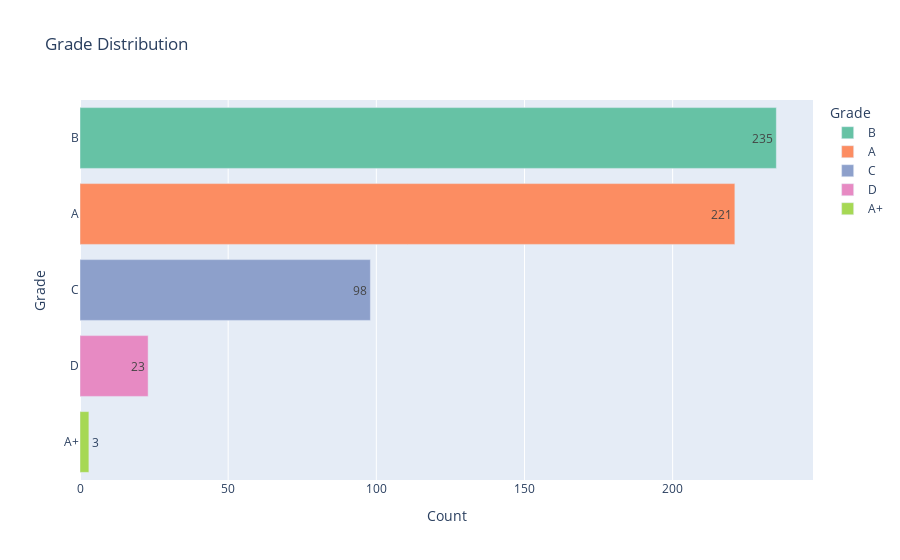

This figure's notebook cell:
### Code cell
import plotly.express as px

# Count occurrences of each grade
grade_counts = df['Grade'].value_counts().reset_index()
grade_counts.columns = ['Grade', 'Count']

# Create a horizontal bar chart
fig = px.bar(
    grade_counts,
    x='Count',
    y='Grade',
    orientation='h',
    title="Grade Distribution",
    text='Count',  # Show count values on bars
    color='Grade',  # Different colors for each grade
    color_discrete_sequence=px.colors.qualitative.Set2  # Custom color palette
)

# Adjust layout
fig.update_layout(yaxis=dict(categoryorder="total ascending"))
fig.show()

### Figure 1 — Plotly figure (JSON) as saved in the notebook; plotly's stock layout.template omitted (floating-point values rounded to 4 significant figures)
{"data": [{"hovertemplate": "Grade=%{y}<br>Count=%{text}<extra></extra>", "legendgroup": "B", "marker": {"color": "rgb(102,194,165)", "pattern": {"shape": ""}}, "name": "B", "orientation": "h", "showlegend": true, "text": [235.0], "textposition": "auto", "type": "bar", "x": [235], "xaxis": "x", "y": ["B"], "yaxis": "y"}, {"hovertemplate": "Grade=%{y}<br>Count=%{text}<extra></extra>", "legendgroup": "A", "marker": {"color": "rgb(252,141,98)", "pattern": {"shape": ""}}, "name": "A", "orientation": "h", "showlegend": true, "text": [221.0], "textposition": "auto", "type": "bar", "x": [221], "xaxis": "x", "y": ["A"], "yaxis": "y"}, {"hovertemplate": "Grade=%{y}<br>Count=%{text}<extra></extra>", "legendgroup": "C", "marker": {"color": "rgb(141,160,203)", "pattern": {"shape": ""}}, "name": "C", "orientation": "h", "showlegend": true, "text": [98.0], "textposition": "auto", "type": "bar", "x": [98], "xaxis": "x", "y": ["C"], "yaxis": "y"}, {"hovertemplate": "Grade=%{y}<br>Count=%{text}<extra></extra>", "legendgroup": "D", "marker": {"color": "rgb(231,138,195)", "pattern": {"shape": ""}}, "name": "D", "orientation": "h", "showlegend": true, "text": [23.0], "textposition": "auto", "type": "bar", "x": [23], "xaxis": "x", "y": ["D"], "yaxis": "y"}, {"hovertemplate": "Grade=%{y}<br>Count=%{text}<extra></extra>", "legendgroup": "A+", "marker": {"color": "rgb(166,216,84)", "pattern": {"shape": ""}}, "name": "A+", "orientation": "h", "showlegend": true, "text": [3.0], "textposition": "auto", "type": "bar", "x": [3], "xaxis": "x", "y": ["A+"], "yaxis": "y"}], "layout": {"barmode": "relative", "legend": {"title": {"text": "Grade"}, "tracegroupgap": 0}, "title": {"text": "Grade Distribution"}, "xaxis": {"anchor": "y", "domain": [0, 1], "title": {"text": "Count"}}, "yaxis": {"anchor": "x", "categoryarray": ["A+", "D", "C", "A", "B"], "categoryorder": "total ascending", "domain": [0, 1], "title": {"text": "Grade"}}}}
